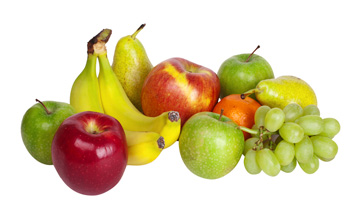
%> input picture images/fruits.jpg, 350 x 209 px
$ octave imagesAsFunctions5.m   (GNU Octave 9; MATLAB toolbox functions it lacks are replaced by stand-ins)
%> lines starting %> are read from the running program, lines starting %| are printed output that depends on the picture
pkg load image;
img = imread('../images/fruits.jpg');
%> img is the input picture: size 209x350x3 uint8; mean R, G, B 219.7, 206, 166
img = rgb2gray(img);
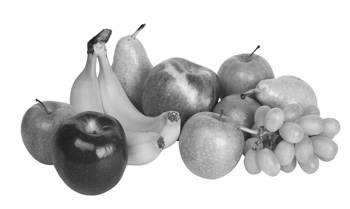
%> img: size 209x350 uint8; min 18, max 255, mean 205.5

sigma = 7;
noise = randn(size(img)) .* sigma;

imgWithNoise = img + noise;

imshow(img);
figure, imshow(imgWithNoise);

figure, plot(img(50, :));
%> after `plot(img(50, :))`:
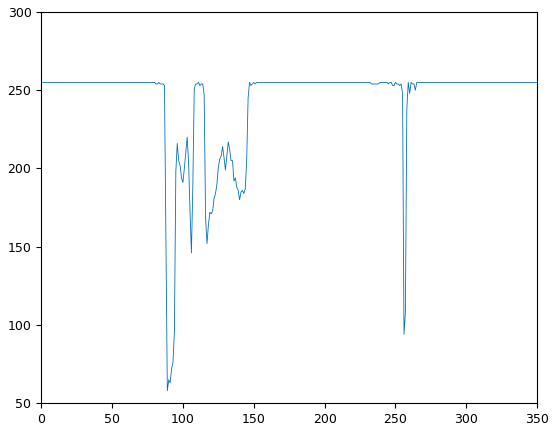
%> figure redrawn from the program's plot data; curve peaks at x = 1, y = 255
figure, plot(imgWithNoise(50, :));
%> after `plot(imgWithNoise(50, :))`:
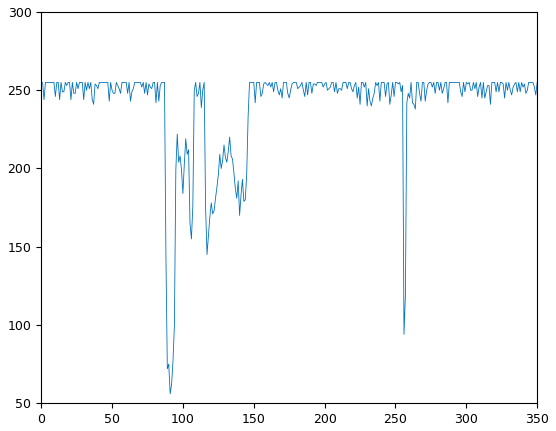
%> figure redrawn from the program's plot data; curve peaks at x = 1, y = 255

noise = randn([1 10000]);
[counts bins] = hist(noise, linspace(-3, 3, 21)); % 21 bins from -3 to 3
disp([bins; counts]);
figure, plot(bins, counts);
%> after `plot(bins, counts)`:
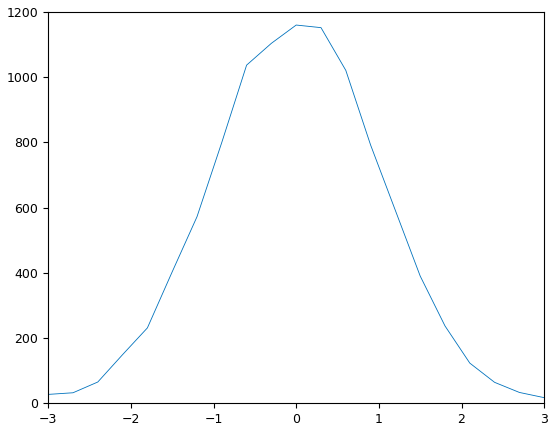
%> figure redrawn from the program's plot data; curve peaks at x = 0, y = 1160

$ run again, with images/apple.jpg copied over images/fruits.jpg
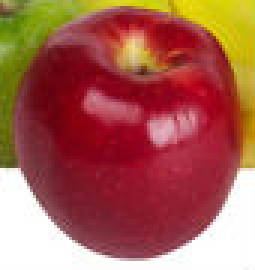
%> input picture images/apple.jpg, 85 x 90 px (shown 3 times larger)
%> img is the input picture: size 90x85x3 uint8; mean R, G, B 167.4, 95.3, 81.3
%> `img = rgb2gray(img);`:
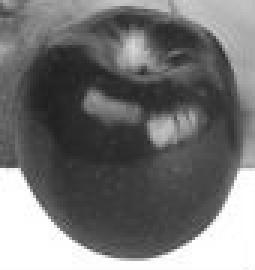
%> img: size 90x85 uint8 (shown 3 times larger); min 31, max 255, mean 115.2
%> `plot(bins, counts)`:
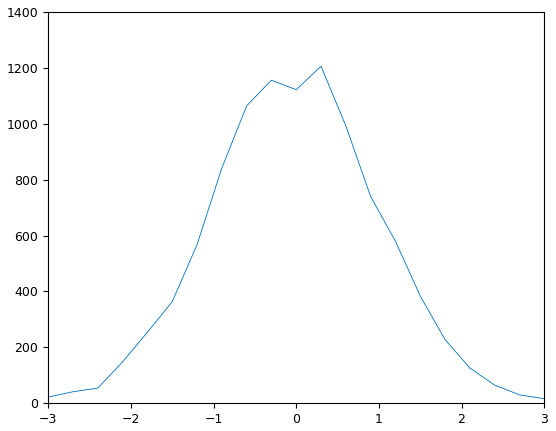
%> figure redrawn from the program's plot data; curve peaks at x = 0.3, y = 1206

$ run again, with images/bicycle.jpg copied over images/fruits.jpg
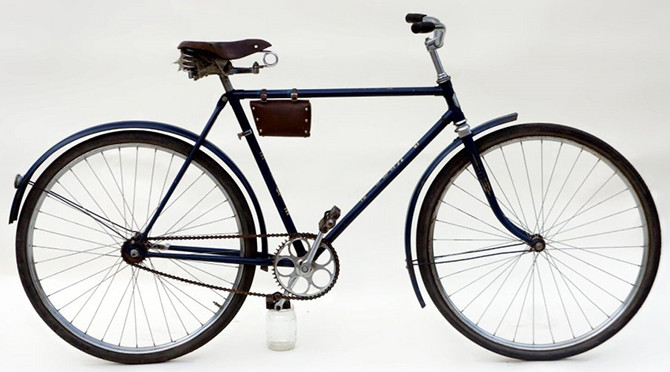
%> input picture images/bicycle.jpg, 670 x 372 px
%> img is the input picture: size 372x670x3 uint8; mean R, G, B 200.5, 200.2, 198.4
%> img: size 372x670 uint8
%> `plot(imgWithNoise(50, :))`:
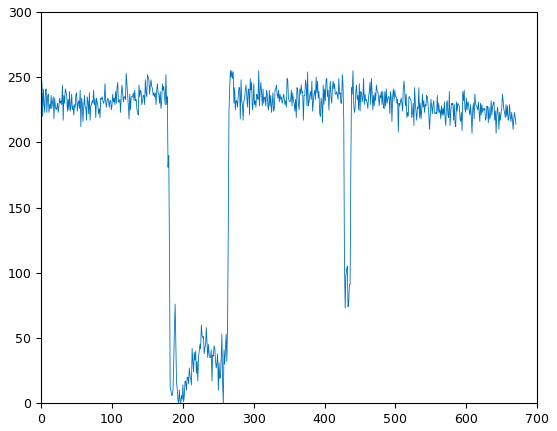
%> figure redrawn from the program's plot data; curve peaks at x = 267, y = 255
%> `plot(bins, counts)`:
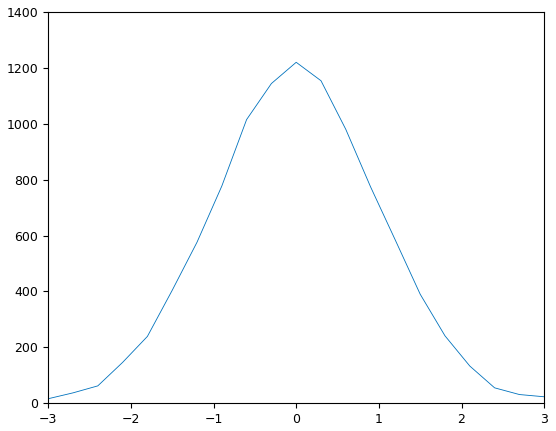
%> figure redrawn from the program's plot data; curve peaks at x = 0, y = 1220

$ run again, with images/dolphin.jpg copied over images/fruits.jpg
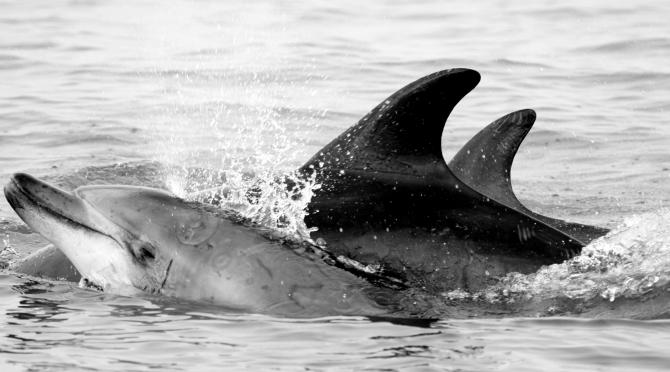
%> input picture images/dolphin.jpg, 670 x 372 px
%> img is the input picture: size 372x670x3 uint8; min 0, max 255, mean 171.1
%> img: size 372x670 uint8
%> `plot(imgWithNoise(50, :))`:
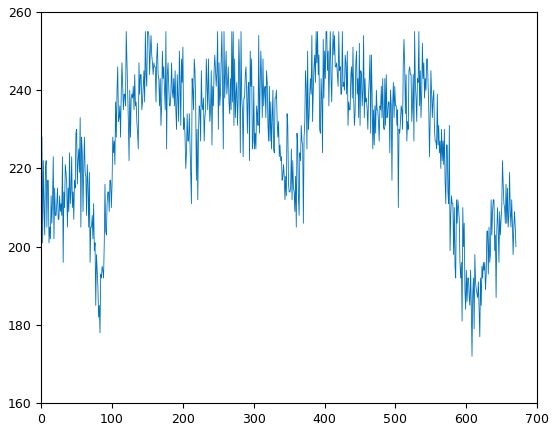
%> figure redrawn from the program's plot data; curve peaks at x = 120, y = 255
%> `plot(bins, counts)`:
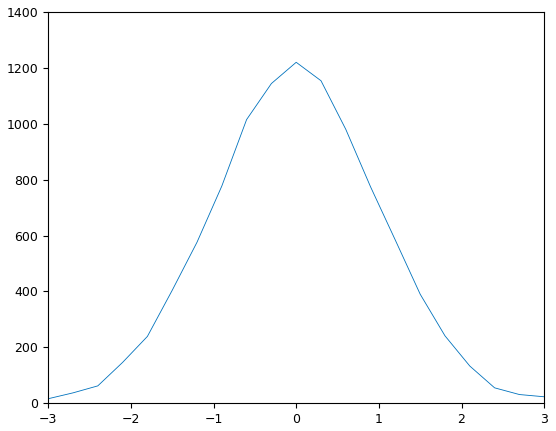
%> figure redrawn from the program's plot data; curve peaks at x = 0, y = 1220
